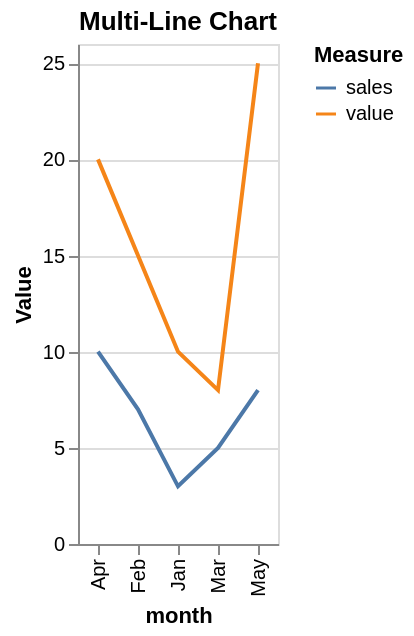

The specification (Vega-Lite) saved for this image:
### Vega-Lite specification from a JSON file in a GitHub repository (floating-point values rounded to 4 significant figures)
{"$schema": "https://vega.github.io/schema/vega-lite/v5.20.1.json", "config": {"view": {"continuousHeight": 300, "continuousWidth": 300}}, "data": {"name": "data-da9a454df0df8e8c843a0e21b04bad6c"}, "datasets": {"data-da9a454df0df8e8c843a0e21b04bad6c": [{"category": "A", "month": "Jan", "sales": 3, "value": 10}, {"category": "B", "month": "Feb", "sales": 7, "value": 15}, {"category": "C", "month": "Mar", "sales": 5, "value": 8}, {"category": "D", "month": "Apr", "sales": 10, "value": 20}, {"category": "E", "month": "May", "sales": 8, "value": 25}]}, "encoding": {"color": {"field": "Measure", "type": "nominal"}, "x": {"field": "month", "type": "nominal"}, "y": {"field": "Value", "type": "quantitative"}}, "height": 250, "mark": {"type": "line"}, "title": "Multi-Line Chart", "transform": [{"as": ["Measure", "Value"], "fold": ["value", "sales"]}], "width": "container"}
